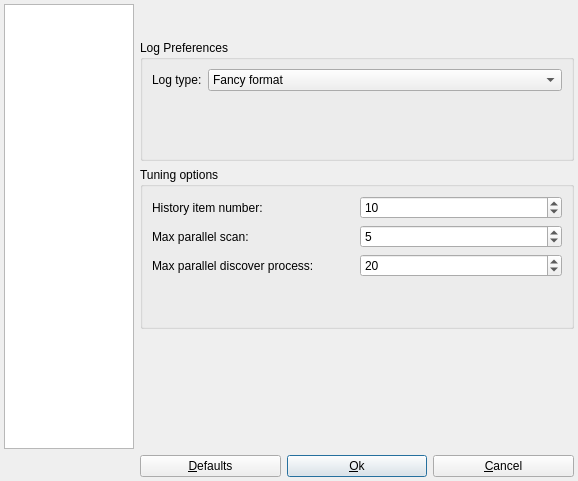
<?xml version="1.0" encoding="UTF-8"?>
<ui version="4.0">
 <class>ProfileMain</class>
 <widget class="QDialog" name="ProfileMain">
  <property name="windowModality">
   <enum>Qt::ApplicationModal</enum>
  </property>
  <property name="geometry">
   <rect>
    <x>0</x>
    <y>0</y>
    <width>578</width>
    <height>481</height>
   </rect>
  </property>
  <property name="sizePolicy">
   <sizepolicy hsizetype="Expanding" vsizetype="Expanding">
    <horstretch>0</horstretch>
    <verstretch>0</verstretch>
   </sizepolicy>
  </property>
  <property name="minimumSize">
   <size>
    <width>530</width>
    <height>480</height>
   </size>
  </property>
  <property name="maximumSize">
   <size>
    <width>16777215</width>
    <height>16777215</height>
   </size>
  </property>
  <property name="windowTitle">
   <string>Preferences - Nmapsi4</string>
  </property>
  <property name="windowIcon">
   <iconset resource="../../../mainwin.qrc">
    <normaloff>:/images/icons/128x128/nmapsi4.png</normaloff>:/images/icons/128x128/nmapsi4.png</iconset>
  </property>
  <property name="modal">
   <bool>true</bool>
  </property>
  <layout class="QGridLayout" name="gridLayout">
   <property name="margin">
    <number>4</number>
   </property>
   <item row="3" column="2">
    <widget class="QPushButton" name="buttonSave">
     <property name="text">
      <string>&amp;Ok</string>
     </property>
     <property name="icon">
      <iconset resource="../../../mainwin.qrc">
       <normaloff>:/images/images/dialog-ok-apply.png</normaloff>:/images/images/dialog-ok-apply.png</iconset>
     </property>
    </widget>
   </item>
   <item row="0" column="1" colspan="3">
    <widget class="QLabel" name="labelTitle">
     <property name="layoutDirection">
      <enum>Qt::LeftToRight</enum>
     </property>
     <property name="text">
      <string/>
     </property>
    </widget>
   </item>
   <item row="3" column="3">
    <widget class="QPushButton" name="ButtonQuit">
     <property name="text">
      <string>&amp;Cancel</string>
     </property>
     <property name="icon">
      <iconset resource="../../../mainwin.qrc">
       <normaloff>:/images/images/button_cancel.png</normaloff>:/images/images/button_cancel.png</iconset>
     </property>
    </widget>
   </item>
   <item row="3" column="1">
    <widget class="QPushButton" name="buttonDefault">
     <property name="text">
      <string>&amp;Defaults</string>
     </property>
     <property name="icon">
      <iconset resource="../../../mainwin.qrc">
       <normaloff>:/images/images/document-revert.png</normaloff>:/images/images/document-revert.png</iconset>
     </property>
    </widget>
   </item>
   <item row="0" column="0" rowspan="3">
    <widget class="QListWidget" name="listViewOptions">
     <property name="sizePolicy">
      <sizepolicy hsizetype="Fixed" vsizetype="Expanding">
       <horstretch>0</horstretch>
       <verstretch>0</verstretch>
      </sizepolicy>
     </property>
     <property name="minimumSize">
      <size>
       <width>120</width>
       <height>0</height>
      </size>
     </property>
     <property name="maximumSize">
      <size>
       <width>130</width>
       <height>16777215</height>
      </size>
     </property>
     <property name="frameShape">
      <enum>QFrame::StyledPanel</enum>
     </property>
     <property name="horizontalScrollBarPolicy">
      <enum>Qt::ScrollBarAsNeeded</enum>
     </property>
     <property name="textElideMode">
      <enum>Qt::ElideMiddle</enum>
     </property>
     <property name="movement">
      <enum>QListView::Static</enum>
     </property>
     <property name="flow">
      <enum>QListView::LeftToRight</enum>
     </property>
     <property name="resizeMode">
      <enum>QListView::Adjust</enum>
     </property>
     <property name="spacing">
      <number>0</number>
     </property>
     <property name="gridSize">
      <size>
       <width>120</width>
       <height>70</height>
      </size>
     </property>
     <property name="viewMode">
      <enum>QListView::IconMode</enum>
     </property>
     <property name="uniformItemSizes">
      <bool>false</bool>
     </property>
    </widget>
   </item>
   <item row="1" column="1">
    <spacer name="verticalSpacer_4">
     <property name="orientation">
      <enum>Qt::Vertical</enum>
     </property>
     <property name="sizeType">
      <enum>QSizePolicy::Fixed</enum>
     </property>
     <property name="sizeHint" stdset="0">
      <size>
       <width>20</width>
       <height>10</height>
      </size>
     </property>
    </spacer>
   </item>
   <item row="2" column="1" colspan="3">
    <widget class="QStackedWidget" name="stackPref">
     <property name="sizePolicy">
      <sizepolicy hsizetype="Expanding" vsizetype="Expanding">
       <horstretch>0</horstretch>
       <verstretch>0</verstretch>
      </sizepolicy>
     </property>
     <property name="currentIndex">
      <number>0</number>
     </property>
     <widget class="QWidget" name="page_2">
      <property name="sizePolicy">
       <sizepolicy hsizetype="Expanding" vsizetype="Expanding">
        <horstretch>0</horstretch>
        <verstretch>0</verstretch>
       </sizepolicy>
      </property>
      <layout class="QVBoxLayout" name="verticalLayout_5">
       <property name="margin">
        <number>0</number>
       </property>
       <item>
        <widget class="QGroupBox" name="groupBox_2">
         <property name="sizePolicy">
          <sizepolicy hsizetype="Expanding" vsizetype="Expanding">
           <horstretch>0</horstretch>
           <verstretch>0</verstretch>
          </sizepolicy>
         </property>
         <property name="title">
          <string>Log Preferences</string>
         </property>
         <layout class="QVBoxLayout" name="verticalLayout">
          <item>
           <layout class="QGridLayout" name="gridLayout_4">
            <item row="0" column="0">
             <widget class="QLabel" name="label_2">
              <property name="layoutDirection">
               <enum>Qt::LeftToRight</enum>
              </property>
              <property name="text">
               <string>Log type:</string>
              </property>
              <property name="buddy">
               <cstring>comboLogType</cstring>
              </property>
             </widget>
            </item>
            <item row="0" column="1">
             <widget class="QComboBox" name="comboLogType">
              <property name="sizePolicy">
               <sizepolicy hsizetype="Expanding" vsizetype="Fixed">
                <horstretch>0</horstretch>
                <verstretch>0</verstretch>
               </sizepolicy>
              </property>
              <item>
               <property name="text">
                <string>Fancy format</string>
               </property>
              </item>
              <item>
               <property name="text">
                <string>Nmap raw format</string>
               </property>
              </item>
              <item>
               <property name="text">
                <string>Html format</string>
               </property>
              </item>
             </widget>
            </item>
           </layout>
          </item>
          <item>
           <spacer name="verticalSpacer">
            <property name="orientation">
             <enum>Qt::Vertical</enum>
            </property>
            <property name="sizeHint" stdset="0">
             <size>
              <width>20</width>
              <height>40</height>
             </size>
            </property>
           </spacer>
          </item>
         </layout>
        </widget>
       </item>
       <item>
        <widget class="QGroupBox" name="groupBox_3">
         <property name="title">
          <string>Tuning options</string>
         </property>
         <layout class="QVBoxLayout" name="verticalLayout_2">
          <item>
           <layout class="QGridLayout" name="gridLayout_2">
            <item row="0" column="1">
             <widget class="QSpinBox" name="spinBoxCache">
              <property name="minimum">
               <number>5</number>
              </property>
              <property name="value">
               <number>10</number>
              </property>
             </widget>
            </item>
            <item row="1" column="0">
             <widget class="QLabel" name="label_3">
              <property name="text">
               <string>Max parallel scan:</string>
              </property>
              <property name="buddy">
               <cstring>spinMaxParallelScan</cstring>
              </property>
             </widget>
            </item>
            <item row="1" column="1">
             <widget class="QSpinBox" name="spinMaxParallelScan">
              <property name="minimum">
               <number>1</number>
              </property>
              <property name="maximum">
               <number>30</number>
              </property>
              <property name="value">
               <number>5</number>
              </property>
             </widget>
            </item>
            <item row="2" column="0">
             <widget class="QLabel" name="label_4">
              <property name="text">
               <string>Max parallel discover process:</string>
              </property>
              <property name="buddy">
               <cstring>spinMaxDiscoverProcess</cstring>
              </property>
             </widget>
            </item>
            <item row="2" column="1">
             <widget class="QSpinBox" name="spinMaxDiscoverProcess">
              <property name="minimum">
               <number>1</number>
              </property>
              <property name="maximum">
               <number>60</number>
              </property>
              <property name="value">
               <number>20</number>
              </property>
             </widget>
            </item>
            <item row="0" column="0">
             <widget class="QLabel" name="label">
              <property name="text">
               <string>History item number:</string>
              </property>
              <property name="buddy">
               <cstring>spinBoxCache</cstring>
              </property>
             </widget>
            </item>
           </layout>
          </item>
          <item>
           <spacer name="verticalSpacer_2">
            <property name="orientation">
             <enum>Qt::Vertical</enum>
            </property>
            <property name="sizeHint" stdset="0">
             <size>
              <width>20</width>
              <height>40</height>
             </size>
            </property>
           </spacer>
          </item>
         </layout>
        </widget>
       </item>
       <item>
        <spacer name="verticalSpacer_3">
         <property name="orientation">
          <enum>Qt::Vertical</enum>
         </property>
         <property name="sizeHint" stdset="0">
          <size>
           <width>20</width>
           <height>40</height>
          </size>
         </property>
        </spacer>
       </item>
      </layout>
     </widget>
     <widget class="QWidget" name="page_3">
      <property name="sizePolicy">
       <sizepolicy hsizetype="Expanding" vsizetype="Expanding">
        <horstretch>0</horstretch>
        <verstretch>0</verstretch>
       </sizepolicy>
      </property>
      <layout class="QGridLayout" name="gridLayout_3">
       <property name="margin">
        <number>0</number>
       </property>
       <item row="0" column="0">
        <widget class="QGroupBox" name="groupBox_4">
         <property name="sizePolicy">
          <sizepolicy hsizetype="Expanding" vsizetype="Expanding">
           <horstretch>0</horstretch>
           <verstretch>0</verstretch>
          </sizepolicy>
         </property>
         <property name="title">
          <string>Size Preferences</string>
         </property>
         <layout class="QVBoxLayout" name="verticalLayout_4">
          <item>
           <widget class="QCheckBox" name="checkSize">
            <property name="text">
             <string>Save Windows Resize</string>
            </property>
           </widget>
          </item>
          <item>
           <widget class="QCheckBox" name="checkWinPos">
            <property name="text">
             <string>Save Windows Positions</string>
            </property>
           </widget>
          </item>
          <item>
           <spacer name="verticalSpacer_5">
            <property name="orientation">
             <enum>Qt::Vertical</enum>
            </property>
            <property name="sizeHint" stdset="0">
             <size>
              <width>20</width>
              <height>40</height>
             </size>
            </property>
           </spacer>
          </item>
         </layout>
        </widget>
       </item>
      </layout>
     </widget>
     <widget class="QWidget" name="page_5">
      <property name="sizePolicy">
       <sizepolicy hsizetype="Expanding" vsizetype="Expanding">
        <horstretch>0</horstretch>
        <verstretch>0</verstretch>
       </sizepolicy>
      </property>
      <layout class="QVBoxLayout" name="verticalLayout_3">
       <property name="margin">
        <number>0</number>
       </property>
       <item>
        <widget class="QGroupBox" name="groupBox">
         <property name="title">
          <string>Lookup Preferences</string>
         </property>
         <layout class="QVBoxLayout" name="verticalLayout_6">
          <item>
           <layout class="QHBoxLayout" name="horizontalLayout">
            <item>
             <widget class="QLabel" name="label_5">
              <property name="text">
               <string>Lookup type:</string>
              </property>
              <property name="buddy">
               <cstring>comboLookupType</cstring>
              </property>
             </widget>
            </item>
            <item>
             <widget class="QComboBox" name="comboLookupType">
              <property name="sizePolicy">
               <sizepolicy hsizetype="Expanding" vsizetype="Fixed">
                <horstretch>0</horstretch>
                <verstretch>0</verstretch>
               </sizepolicy>
              </property>
              <item>
               <property name="text">
                <string>None</string>
               </property>
              </item>
              <item>
               <property name="text">
                <string>Internal lookup</string>
               </property>
              </item>
              <item>
               <property name="text">
                <string>Dig lookup</string>
               </property>
              </item>
             </widget>
            </item>
           </layout>
          </item>
          <item>
           <spacer name="verticalSpacer_6">
            <property name="orientation">
             <enum>Qt::Vertical</enum>
            </property>
            <property name="sizeHint" stdset="0">
             <size>
              <width>20</width>
              <height>40</height>
             </size>
            </property>
           </spacer>
          </item>
         </layout>
        </widget>
       </item>
      </layout>
     </widget>
    </widget>
   </item>
  </layout>
 </widget>
 <resources>
  <include location="../../../mainwin.qrc"/>
 </resources>
 <connections>
  <connection>
   <sender>ButtonQuit</sender>
   <signal>clicked()</signal>
   <receiver>ProfileMain</receiver>
   <slot>close()</slot>
   <hints>
    <hint type="sourcelabel">
     <x>456</x>
     <y>318</y>
    </hint>
    <hint type="destinationlabel">
     <x>475</x>
     <y>276</y>
    </hint>
   </hints>
  </connection>
 </connections>
</ui>
